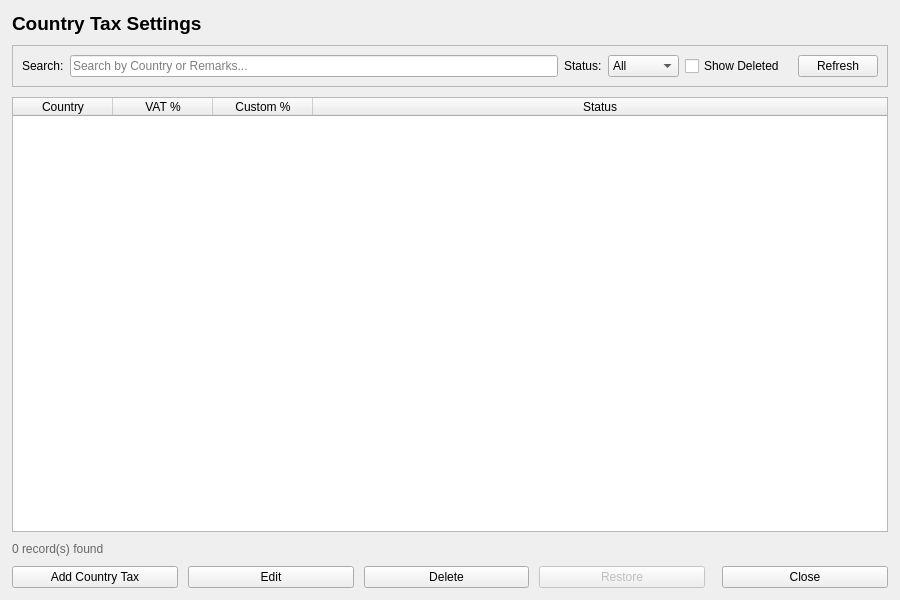
<?xml version="1.0" encoding="UTF-8"?>
<ui version="4.0">
 <class>CountryTaxListWidget</class>
 <widget class="QWidget" name="CountryTaxListWidget">
  <property name="geometry">
   <rect>
    <x>0</x>
    <y>0</y>
    <width>900</width>
    <height>600</height>
   </rect>
  </property>
  <property name="windowTitle">
   <string>Country Tax Settings</string>
  </property>
  <layout class="QVBoxLayout" name="verticalLayoutRoot">
   <property name="spacing">
    <number>10</number>
   </property>
   <property name="leftMargin">
    <number>12</number>
   </property>
   <property name="topMargin">
    <number>12</number>
   </property>
   <property name="rightMargin">
    <number>12</number>
   </property>
   <property name="bottomMargin">
    <number>12</number>
   </property>
   <item>
    <widget class="QLabel" name="lblTitle">
     <property name="font">
      <font>
       <pointsize>14</pointsize>
       <bold>true</bold>
      </font>
     </property>
     <property name="text">
      <string>Country Tax Settings</string>
     </property>
    </widget>
   </item>
   <item>
    <widget class="QFrame" name="frmToolbar">
     <property name="frameShape">
      <enum>QFrame::StyledPanel</enum>
     </property>
     <layout class="QHBoxLayout" name="horizontalLayoutToolbar">
      <item>
       <widget class="QLabel" name="lblSearch">
        <property name="text">
         <string>Search:</string>
        </property>
       </widget>
      </item>
      <item>
       <widget class="QLineEdit" name="txtSearch">
        <property name="placeholderText">
         <string>Search by Country or Remarks...</string>
        </property>
        <property name="clearButtonEnabled">
         <bool>true</bool>
        </property>
        <property name="toolTip">
         <string>Search Country Tax Settings (Ctrl+F)</string>
        </property>
       </widget>
      </item>
      <item>
       <widget class="QLabel" name="lblStatusFilter">
        <property name="text">
         <string>Status:</string>
        </property>
       </widget>
      </item>
      <item>
       <widget class="QComboBox" name="cmbStatusFilter">
        <property name="toolTip">
         <string>Filter by status</string>
        </property>
        <item>
         <property name="text">
          <string>All</string>
         </property>
        </item>
        <item>
         <property name="text">
          <string>Active</string>
         </property>
        </item>
        <item>
         <property name="text">
          <string>Inactive</string>
         </property>
        </item>
       </widget>
      </item>
      <item>
       <widget class="QCheckBox" name="chkShowDeleted">
        <property name="text">
         <string>Show Deleted</string>
        </property>
        <property name="toolTip">
         <string>Include soft-deleted rows (needed to Restore one)</string>
        </property>
       </widget>
      </item>
      <item>
       <spacer name="horizontalSpacerToolbar">
        <property name="orientation">
         <enum>Qt::Horizontal</enum>
        </property>
       </spacer>
      </item>
      <item>
       <widget class="QPushButton" name="btnRefresh">
        <property name="text">
         <string>Refresh</string>
        </property>
        <property name="toolTip">
         <string>Reload list (F5)</string>
        </property>
       </widget>
      </item>
     </layout>
    </widget>
   </item>
   <item>
    <widget class="QTableWidget" name="tblCountryTax">
     <property name="alternatingRowColors">
      <bool>true</bool>
     </property>
     <property name="selectionBehavior">
      <enum>QAbstractItemView::SelectRows</enum>
     </property>
     <property name="selectionMode">
      <enum>QAbstractItemView::SingleSelection</enum>
     </property>
     <property name="editTriggers">
      <set>QAbstractItemView::NoEditTriggers</set>
     </property>
     <property name="sortingEnabled">
      <bool>true</bool>
     </property>
     <attribute name="horizontalHeaderStretchLastSection">
      <bool>true</bool>
     </attribute>
     <column>
      <property name="text">
       <string>Country</string>
      </property>
     </column>
     <column>
      <property name="text">
       <string>VAT %</string>
      </property>
     </column>
     <column>
      <property name="text">
       <string>Custom %</string>
      </property>
     </column>
     <column>
      <property name="text">
       <string>Status</string>
      </property>
     </column>
    </widget>
   </item>
   <item>
    <widget class="QLabel" name="lblRecordCount">
     <property name="text">
      <string>0 record(s) found</string>
     </property>
     <property name="styleSheet">
      <string notr="true">color: #666666;</string>
     </property>
    </widget>
   </item>
   <item>
    <layout class="QHBoxLayout" name="horizontalLayoutButtons">
     <item>
      <widget class="QPushButton" name="btnAdd">
       <property name="text">
        <string>Add Country Tax</string>
       </property>
       <property name="toolTip">
        <string>Add a new country tax setting (Ctrl+N)</string>
       </property>
      </widget>
     </item>
     <item>
      <widget class="QPushButton" name="btnEdit">
       <property name="text">
        <string>Edit</string>
       </property>
       <property name="toolTip">
        <string>Edit the selected row (Enter)</string>
       </property>
      </widget>
     </item>
     <item>
      <widget class="QPushButton" name="btnDelete">
       <property name="text">
        <string>Delete</string>
       </property>
       <property name="toolTip">
        <string>Soft-delete the selected row (Del)</string>
       </property>
      </widget>
     </item>
     <item>
      <widget class="QPushButton" name="btnRestore">
       <property name="text">
        <string>Restore</string>
       </property>
       <property name="toolTip">
        <string>Restore the selected deleted row</string>
       </property>
       <property name="enabled">
        <bool>false</bool>
       </property>
      </widget>
     </item>
     <item>
      <spacer name="horizontalSpacerButtons">
       <property name="orientation">
        <enum>Qt::Horizontal</enum>
       </property>
      </spacer>
     </item>
     <item>
      <widget class="QPushButton" name="btnClose">
       <property name="text">
        <string>Close</string>
       </property>
       <property name="toolTip">
        <string>Close this screen (Esc)</string>
       </property>
      </widget>
     </item>
    </layout>
   </item>
  </layout>
 </widget>
 <tabstops>
  <tabstop>txtSearch</tabstop>
  <tabstop>cmbStatusFilter</tabstop>
  <tabstop>chkShowDeleted</tabstop>
  <tabstop>btnRefresh</tabstop>
  <tabstop>tblCountryTax</tabstop>
  <tabstop>btnAdd</tabstop>
  <tabstop>btnEdit</tabstop>
  <tabstop>btnDelete</tabstop>
  <tabstop>btnRestore</tabstop>
  <tabstop>btnClose</tabstop>
 </tabstops>
 <resources/>
 <connections/>
</ui>
